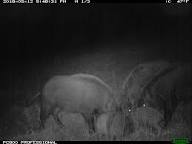
#> input picture yolo-models/test/images/image copy 10.png, 192 x 144 px, given as the content of the folder animal_dataset/images/train, which was not available
$ jupyter execute noice.ipynb
#> lines starting #> are read from the running program, lines starting #| are printed output that depends on the picture; pictures that were not available may be replaced by others from this repository, and a replacement may not be noted
[cell 1]
import os
import cv2
import numpy as np
import shutil
from pathlib import Path
from tqdm import tqdm

# Source and destination paths (relative to current notebook location)
source_dataset = "animal_dataset"
dest_dataset = "animal_dataset_with_noice"

# Create destination folders
os.makedirs(f"{dest_dataset}/images/train", exist_ok=True)
os.makedirs(f"{dest_dataset}/images/val", exist_ok=True)
os.makedirs(f"{dest_dataset}/images/test", exist_ok=True)
os.makedirs(f"{dest_dataset}/labels/train", exist_ok=True)
os.makedirs(f"{dest_dataset}/labels/val", exist_ok=True)
os.makedirs(f"{dest_dataset}/labels/test", exist_ok=True)

print("✓ Created destination folders")
print(f"✓ Source: {source_dataset}")
print(f"✓ Destination: {dest_dataset}")

[cell 2]
def add_gaussian_noise(image, mean=0, std=25):
    """Add Gaussian noise to image"""
    noise = np.random.normal(mean, std, image.shape).astype(np.uint8)
    noisy_image = cv2.add(image, noise)
    return noisy_image

def add_salt_pepper_noise(image, salt_prob=0.01, pepper_prob=0.01):
    """Add salt and pepper noise to image"""
    noisy_image = image.copy()
    salt_mask = np.random.random(image.shape[:2]) < salt_prob
    noisy_image[salt_mask] = 255
    pepper_mask = np.random.random(image.shape[:2]) < pepper_prob
    noisy_image[pepper_mask] = 0
    return noisy_image

def add_blur(image, kernel_size=15):
    """Add Gaussian blur to image"""
    return cv2.GaussianBlur(image, (kernel_size, kernel_size), 0)

def add_motion_blur(image, kernel_size=45):
    """Add motion blur to image"""
    kernel = np.zeros((kernel_size, kernel_size))
    kernel[int((kernel_size-1)/2), :] = np.ones(kernel_size)
    kernel = kernel / kernel_size
    return cv2.filter2D(image, -1, kernel)

def night_bw(image, gamma=1.8, alpha=1.2, beta=-20):
    """Convert to night-time B&W with low-light effect"""
    table = np.array([((i / 255.0) ** gamma) * 255 for i in np.arange(256)]).astype("uint8")
    dark = cv2.LUT(image, table)
    adjusted = cv2.convertScaleAbs(dark, alpha=alpha, beta=beta)
    gray = cv2.cvtColor(adjusted, cv2.COLOR_BGR2GRAY)
    bw = cv2.cvtColor(gray, cv2.COLOR_GRAY2BGR)
    return bw

def augment_image(image):
    """Apply multiple augmentation types"""
    augmented_images = []
    augmented_images.append(("original", image))
    augmented_images.append(("gaussian_noise", add_gaussian_noise(image, std=25)))
    augmented_images.append(("gaussian_blur", add_blur(image, kernel_size=15)))
    augmented_images.append(("motion_blur", add_motion_blur(image, kernel_size=45)))
    augmented_images.append(("night_bw", night_bw(image)))
    return augmented_images

print("✓ Augmentation functions defined")

[cell 3]
import random

def process_dataset(split, augment_percentage=1.0):
    """Process train, val, or test split with augmentation"""
#> called with split = 'train', augment_percentage = 1
    print(f"\n{'='*60}")
    print(f"Processing {split.upper()} split")
    print(f"{'='*60}")

    image_dir = f"{source_dataset}/images/{split}"
    label_dir = f"{source_dataset}/labels/{split}"

    dest_image_dir = f"{dest_dataset}/images/{split}"
    dest_label_dir = f"{dest_dataset}/labels/{split}"

    image_files = [f for f in os.listdir(image_dir) if f.lower().endswith(('.jpg', '.jpeg', '.png'))]

    print(f"Found {len(image_files)} images")
    print(f"Will augment ALL images (100%)")

    stats = {
        'original': 0,
        'gaussian_noise': 0,
        'gaussian_blur': 0,
        'motion_blur': 0,
        'night_bw': 0
    }

    for image_file in tqdm(image_files, desc=f"Processing {split}"):
        image_path = os.path.join(image_dir, image_file)
        image = cv2.imread(image_path)
#> image is the input picture: shape (144, 192, 3); mean B, G, R 41.3, 41.5, 41.3

        if image is None:
            print(f"Warning: Could not read {image_file}")
            continue

        label_file = os.path.splitext(image_file)[0] + '.txt'
        label_path = os.path.join(label_dir, label_file)

        if not os.path.exists(label_path):
            print(f"Warning: Label not found for {image_file}")
            continue

        # Apply all augmentations to every image
        augmented_images = augment_image(image)

        for aug_type, aug_image in augmented_images:
            base_name = os.path.splitext(image_file)[0]
            ext = os.path.splitext(image_file)[1]
            new_image_file = f"{base_name}_{aug_type}{ext}"
            new_label_file = f"{base_name}_{aug_type}.txt"

            cv2.imwrite(os.path.join(dest_image_dir, new_image_file), aug_image)
            shutil.copy2(label_path, os.path.join(dest_label_dir, new_label_file))

            stats[aug_type] += 1

    print(f"\n{split.upper()} Statistics:")
    for aug_type in ['original', 'gaussian_noise', 'gaussian_blur', 'motion_blur', 'night_bw']:
        print(f"  {aug_type}: {stats[aug_type]} images")
    print(f"  Total: {sum(stats.values())} images")

    return stats

print("✓ Processing function defined (100% augmentation for ALL images)")

[cell 4]
# Process all splits
all_stats = {}

for split in ['train', 'val', 'test']:
    try:
        stats = process_dataset(split)
        all_stats[split] = stats
    except Exception as e:
        print(f"Error processing {split}: {e}")

# Print overall summary
print(f"\n{'='*60}")
print("OVERALL SUMMARY")
print(f"{'='*60}")
for split, stats in all_stats.items():
    print(f"\n{split.upper()}: {sum(stats.values())} total images")

total_images = sum(sum(stats.values()) for stats in all_stats.values())
print(f"\n✓ Dataset augmentation complete!")
print(f"✓ Total augmented images: {total_images}")

[cell 5]
# Visualize some augmented images
import matplotlib.pyplot as plt

def visualize_augmentations(split='train', num_samples=2):
    """Visualize sample augmentations"""
    image_dir = f"{source_dataset}/images/{split}"
    image_files = [f for f in os.listdir(image_dir) if f.lower().endswith(('.jpg', '.jpeg', '.png'))]

    for i in range(min(num_samples, len(image_files))):
        image_file = image_files[i]
        image_path = os.path.join(image_dir, image_file)
        image = cv2.imread(image_path)
        image_rgb = cv2.cvtColor(image, cv2.COLOR_BGR2RGB)

        augmented_images = augment_image(image)

        n = len(augmented_images)
        cols = 3
        rows = (n + cols - 1) // cols
        fig, axes = plt.subplots(rows, cols, figsize=(15, 5 * rows))
        fig.suptitle(f'Augmentations for: {image_file}', fontsize=14, fontweight='bold')

        if rows == 1:
            axes = np.array(axes).reshape(1, cols)

        for idx, (aug_type, aug_image) in enumerate(augmented_images):
            row = idx // cols
            col = idx % cols
            aug_image_rgb = cv2.cvtColor(aug_image, cv2.COLOR_BGR2RGB)
            axes[row, col].imshow(aug_image_rgb)
            axes[row, col].set_title(aug_type, fontsize=12)
            axes[row, col].axis('off')

        for idx in range(n, rows * cols):
            row = idx // cols
            col = idx % cols
            axes[row, col].axis('off')

        plt.tight_layout()
        plt.show()

print("Visualizing sample augmentations...")
visualize_augmentations(split='train', num_samples=2)
#> in add_gaussian_noise, `noisy_image = cv2.add(image, noise)`:
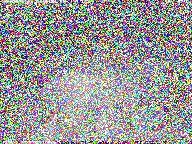
#> noisy_image: shape (144, 192, 3); mean B, G, R 152.6, 152.2, 153.1
#> in add_blur, `return cv2.GaussianBlur(image, (kernel_size, kernel_size), 0)`:
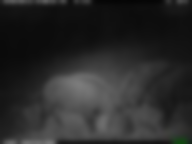
#> returned value: shape (144, 192, 3); mean of channels 0, 1, 2 41.3, 41.5, 41.4; drawn as B, G, R
#> in add_motion_blur, `return cv2.filter2D(image, -1, kernel)`:
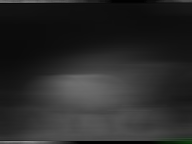
#> returned value: shape (144, 192, 3); mean of channels 0, 1, 2 41.4, 41.5, 41.4; drawn as B, G, R
#> in night_bw, `dark = cv2.LUT(image, table)`:
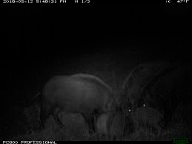
#> dark: shape (144, 192, 3); mean B, G, R 13.1, 13.1, 13.1
#> in visualize_augmentations, `augmented_images = augment_image(image)`: augmented_images = 5 items
#> in visualize_augmentations, `n = len(augmented_images)`: n = 5
#> in visualize_augmentations, `rows = (n + cols - 1) // cols`: rows = 2
#> the loop in visualize_augmentations, `for idx, (aug_type, aug_image) in enumerate(augmented_images):` made 5 passes
#> (aug_type, row, col) on passes 1 to 5: ('original', 0, 0), ('gaussian_noise', 0, 1), ('gaussian_blur', 0, 2), ('motion_blur', 1, 0), ('night_bw', 1, 1)
#> in visualize_augmentations, `plt.show()`:
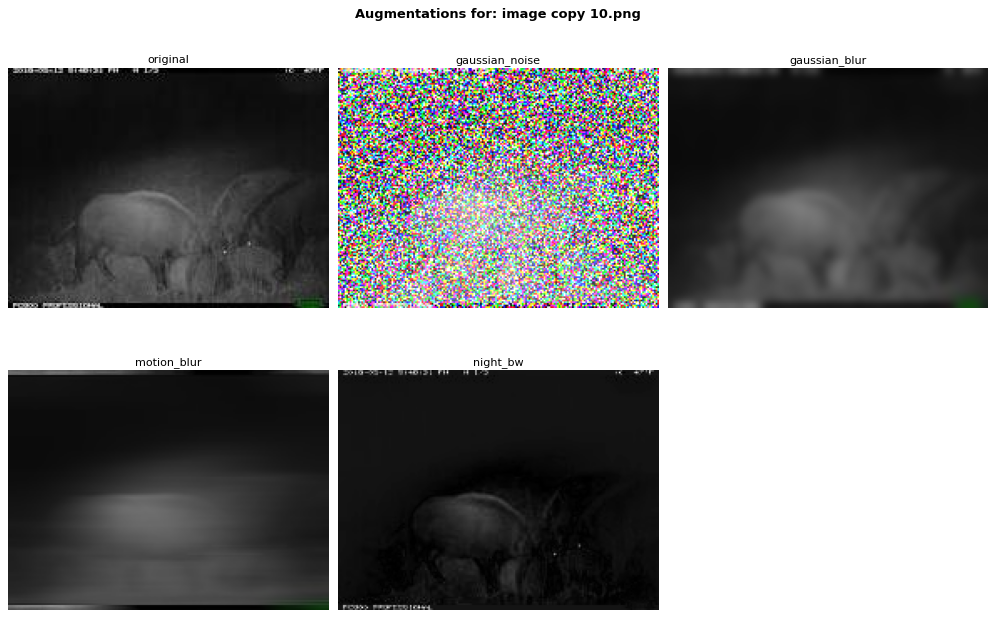
#> figure drawn by matplotlib, 5 panels
